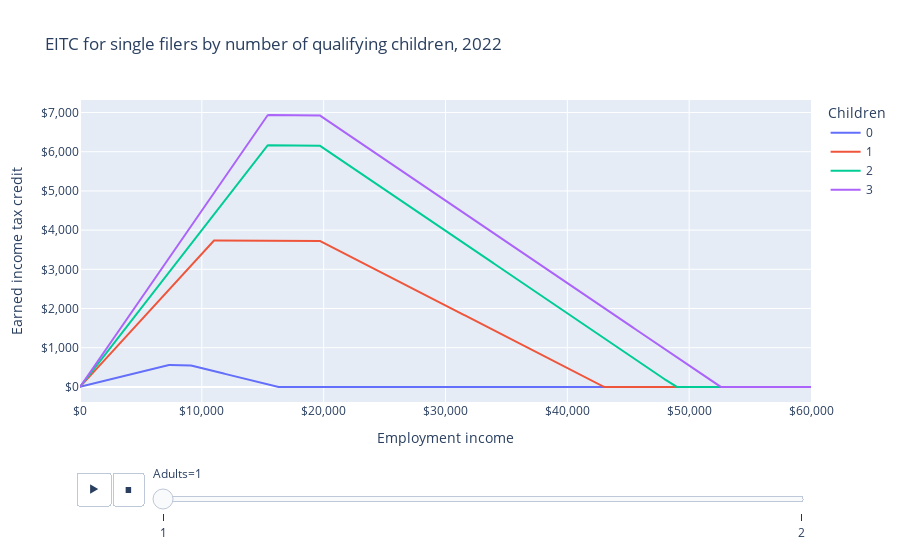

Write notebook code for a chart like this one.
### Markdown cell above
# Earned Income Tax Credit

The Earned Income Tax Credit (EITC) is a refundable tax credit that phases in and out with earned income.
It is more generous for families with children, and it excludes filers with a certain amount of investment income.
Filers without children are only eligible if they are between 25 and 64 years of age.

### Code cell
from openfisca_us import IndividualSim
import pandas as pd
import plotly.express as px


def make_eitc(adults, children):
    sim = IndividualSim(year=2022)
    sim.add_person(name="head", age=25)
    members = ["head"]
    if adults == 2:
        sim.add_person(name="spouse")
        members += ["spouse"]
    for i in range(children):
        child = "child{}".format(i)
        sim.add_person(name=child, age=6)
        members += [child]
    sim.add_tax_unit(name="tax_unit", members=members)
    sim.add_household(name="household", members=members)
    sim.vary("employment_income", max=60_000, step=100)
    return pd.DataFrame(
        dict(
            employment_income=sim.calc("employment_income")[0],
            eitc=sim.calc("eitc")[0].round(),
            mtr=-sim.deriv("eitc", "employment_income", wrt_target="head"),
            adults=adults,
            children=children,
        )
    )


# Make a table of EITC amounts for different numbers of adults and children.
l = []
for adults in range(1, 3):
    for children in range(0, 4):
        l.append(make_eitc(adults, children))

df = pd.concat(l)

LABELS = dict(
    employment_income="Employment income",
    income_source="Income source",
    eitc="Earned income tax credit",
    mtr="EITC marginal tax rate",
    children="Children",
    adults="Adults",
)

fig = px.line(
    df,
    "employment_income",
    "eitc",
    color="children",
    animation_frame="adults",
    labels=LABELS,
    title="EITC for single filers by number of qualifying children, 2022",
)
fig.update_layout(xaxis_tickformat="$,", yaxis_tickformat="$,")
fig.show()

### Figure 1 — Plotly figure (JSON) as saved in the notebook; plotly's stock layout.template omitted (floating-point values rounded to 4 significant figures; data arrays with more than 128 entries replaced by an {"elided": "..."} marker saying what was removed)
{"data": [{"hovertemplate": "Children=0<br>Adults=1<br>Employment income=%{x}<br>Earned income tax credit=%{y}<extra></extra>", "legendgroup": "0", "line": {"color": "#636efa", "dash": "solid"}, "marker": {"symbol": "circle"}, "mode": "lines", "name": "0", "orientation": "v", "showlegend": true, "type": "scatter", "x": {"elided": "601 int values"}, "xaxis": "x", "y": {"elided": "601 int values"}, "yaxis": "y"}, {"hovertemplate": "Children=1<br>Adults=1<br>Employment income=%{x}<br>Earned income tax credit=%{y}<extra></extra>", "legendgroup": "1", "line": {"color": "#EF553B", "dash": "solid"}, "marker": {"symbol": "circle"}, "mode": "lines", "name": "1", "orientation": "v", "showlegend": true, "type": "scatter", "x": {"elided": "601 int values"}, "xaxis": "x", "y": {"elided": "601 int values"}, "yaxis": "y"}, {"hovertemplate": "Children=2<br>Adults=1<br>Employment income=%{x}<br>Earned income tax credit=%{y}<extra></extra>", "legendgroup": "2", "line": {"color": "#00cc96", "dash": "solid"}, "marker": {"symbol": "circle"}, "mode": "lines", "name": "2", "orientation": "v", "showlegend": true, "type": "scatter", "x": {"elided": "601 int values"}, "xaxis": "x", "y": {"elided": "601 int values"}, "yaxis": "y"}, {"hovertemplate": "Children=3<br>Adults=1<br>Employment income=%{x}<br>Earned income tax credit=%{y}<extra></extra>", "legendgroup": "3", "line": {"color": "#ab63fa", "dash": "solid"}, "marker": {"symbol": "circle"}, "mode": "lines", "name": "3", "orientation": "v", "showlegend": true, "type": "scatter", "x": {"elided": "601 int values"}, "xaxis": "x", "y": {"elided": "601 int values"}, "yaxis": "y"}], "layout": {"legend": {"title": {"text": "Children"}, "tracegroupgap": 0}, "sliders": [{"active": 0, "currentvalue": {"prefix": "Adults="}, "len": 0.9, "pad": {"b": 10, "t": 60}, "steps": [{"args": [["1"], {"frame": {"duration": 0, "redraw": false}, "fromcurrent": true, "mode": "immediate", "transition": {"duration": 0, "easing": "linear"}}], "label": "1", "method": "animate"}, {"args": [["2"], {"frame": {"duration": 0, "redraw": false}, "fromcurrent": true, "mode": "immediate", "transition": {"duration": 0, "easing": "linear"}}], "label": "2", "method": "animate"}], "x": 0.1, "xanchor": "left", "y": 0, "yanchor": "top"}], "title": {"text": "EITC for single filers by number of qualifying children, 2022"}, "updatemenus": [{"buttons": [{"args": [null, {"frame": {"duration": 500, "redraw": false}, "fromcurrent": true, "mode": "immediate", "transition": {"duration": 500, "easing": "linear"}}], "label": "&#9654;", "method": "animate"}, {"args": [[null], {"frame": {"duration": 0, "redraw": false}, "fromcurrent": true, "mode": "immediate", "transition": {"duration": 0, "easing": "linear"}}], "label": "&#9724;", "method": "animate"}], "direction": "left", "pad": {"r": 10, "t": 70}, "showactive": false, "type": "buttons", "x": 0.1, "xanchor": "right", "y": 0, "yanchor": "top"}], "xaxis": {"anchor": "y", "domain": [0, 1], "tickformat": "$,", "title": {"text": "Employment income"}}, "yaxis": {"anchor": "x", "domain": [0, 1], "tickformat": "$,", "title": {"text": "Earned income tax credit"}}}}
